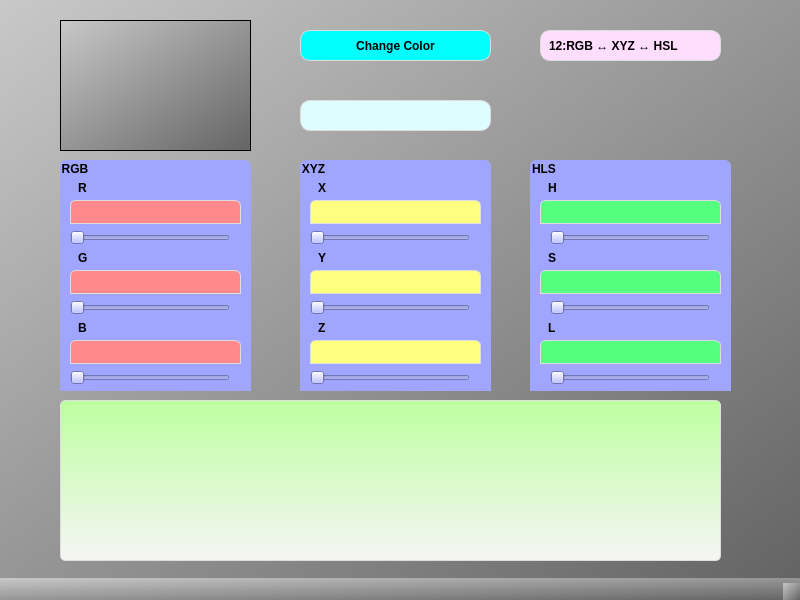
<?xml version="1.0" encoding="UTF-8"?>
<ui version="4.0">
 <class>MainWindow</class>
 <widget class="QMainWindow" name="MainWindow">
  <property name="geometry">
   <rect>
    <x>0</x>
    <y>0</y>
    <width>800</width>
    <height>600</height>
   </rect>
  </property>
  <property name="windowTitle">
   <string>MainWindow</string>
  </property>
  <property name="styleSheet">
   <string notr="true">QWidget {
    background: qlineargradient(spread:pad, x1:0, y1:0, x2:1, y2:1, stop:0 rgba(200, 200, 200, 255), stop:1 rgba(100, 100, 100, 255));
}
</string>
  </property>
  <widget class="QWidget" name="centralwidget">
   <widget class="QFrame" name="ColorFrame">
    <property name="geometry">
     <rect>
      <x>60</x>
      <y>20</y>
      <width>191</width>
      <height>131</height>
     </rect>
    </property>
    <property name="frameShape">
     <enum>QFrame::StyledPanel</enum>
    </property>
    <property name="frameShadow">
     <enum>QFrame::Raised</enum>
    </property>
   </widget>
   <widget class="QPushButton" name="ChangeColor">
    <property name="geometry">
     <rect>
      <x>300</x>
      <y>30</y>
      <width>191</width>
      <height>31</height>
     </rect>
    </property>
    <property name="styleSheet">
     <string notr="true">font-weight: bold;
   padding: 5px;
   background: #00ffff;
 border: 1px solid #dddddd;
border-radius: 10px;</string>
    </property>
    <property name="text">
     <string>Change Color</string>
    </property>
   </widget>
   <widget class="QLineEdit" name="ColorLineEdit">
    <property name="geometry">
     <rect>
      <x>300</x>
      <y>100</y>
      <width>191</width>
      <height>31</height>
     </rect>
    </property>
    <property name="styleSheet">
     <string notr="true">font-weight: bold;
padding: 5px;
background: #ddfdff;
border: 1px solid #dddddd;
border-radius: 10px;</string>
    </property>
   </widget>
   <widget class="QLabel" name="label">
    <property name="geometry">
     <rect>
      <x>540</x>
      <y>30</y>
      <width>181</width>
      <height>31</height>
     </rect>
    </property>
    <property name="styleSheet">
     <string notr="true">font-weight: bold;
padding: 5px;
background: #ffddfd;
border: 1px solid #dddddd;
border-radius: 10px;</string>
    </property>
    <property name="text">
     <string>12:RGB ↔ XYZ ↔ HSL</string>
    </property>
   </widget>
   <widget class="QGroupBox" name="groupBox">
    <property name="geometry">
     <rect>
      <x>60</x>
      <y>160</y>
      <width>191</width>
      <height>231</height>
     </rect>
    </property>
    <property name="styleSheet">
     <string notr="true">font-weight: bold;
    subcontrol-origin: margin;
    subcontrol-position: top center;
    padding: 0 5px;
    background: #a0a6ff;
    border-top-left-radius: 6px;
    border-top-right-radius: 6px;</string>
    </property>
    <property name="title">
     <string>RGB</string>
    </property>
    <widget class="QLineEdit" name="RLineEdit">
     <property name="geometry">
      <rect>
       <x>10</x>
       <y>40</y>
       <width>171</width>
       <height>24</height>
      </rect>
     </property>
     <property name="styleSheet">
      <string notr="true">font-weight: bold;
padding: 5px;
background: #ff898b;
border: 1px solid #dddddd;</string>
     </property>
    </widget>
    <widget class="QLineEdit" name="GLineEdit">
     <property name="geometry">
      <rect>
       <x>10</x>
       <y>110</y>
       <width>171</width>
       <height>24</height>
      </rect>
     </property>
     <property name="styleSheet">
      <string notr="true">font-weight: bold;
padding: 5px;
background: #ff898b;
border: 1px solid #dddddd;</string>
     </property>
    </widget>
    <widget class="QLineEdit" name="BLineEdit">
     <property name="geometry">
      <rect>
       <x>10</x>
       <y>180</y>
       <width>171</width>
       <height>24</height>
      </rect>
     </property>
     <property name="styleSheet">
      <string notr="true">font-weight: bold;
padding: 5px;
background: #ff898b;
border: 1px solid #dddddd;</string>
     </property>
    </widget>
    <widget class="QLabel" name="label_2">
     <property name="geometry">
      <rect>
       <x>10</x>
       <y>20</y>
       <width>171</width>
       <height>16</height>
      </rect>
     </property>
     <property name="text">
      <string>R</string>
     </property>
    </widget>
    <widget class="QLabel" name="label_3">
     <property name="geometry">
      <rect>
       <x>10</x>
       <y>90</y>
       <width>171</width>
       <height>16</height>
      </rect>
     </property>
     <property name="text">
      <string>G</string>
     </property>
    </widget>
    <widget class="QLabel" name="label_4">
     <property name="geometry">
      <rect>
       <x>10</x>
       <y>160</y>
       <width>171</width>
       <height>16</height>
      </rect>
     </property>
     <property name="text">
      <string>B</string>
     </property>
    </widget>
    <widget class="QSlider" name="RSlider">
     <property name="geometry">
      <rect>
       <x>10</x>
       <y>70</y>
       <width>160</width>
       <height>16</height>
      </rect>
     </property>
     <property name="orientation">
      <enum>Qt::Horizontal</enum>
     </property>
    </widget>
    <widget class="QSlider" name="GSlider">
     <property name="geometry">
      <rect>
       <x>10</x>
       <y>140</y>
       <width>160</width>
       <height>16</height>
      </rect>
     </property>
     <property name="orientation">
      <enum>Qt::Horizontal</enum>
     </property>
    </widget>
    <widget class="QSlider" name="BSlider">
     <property name="geometry">
      <rect>
       <x>10</x>
       <y>210</y>
       <width>160</width>
       <height>16</height>
      </rect>
     </property>
     <property name="orientation">
      <enum>Qt::Horizontal</enum>
     </property>
    </widget>
   </widget>
   <widget class="QGroupBox" name="groupBox_2">
    <property name="geometry">
     <rect>
      <x>300</x>
      <y>160</y>
      <width>191</width>
      <height>231</height>
     </rect>
    </property>
    <property name="styleSheet">
     <string notr="true">font-weight: bold;
    subcontrol-origin: margin;
    subcontrol-position: top center;
    padding: 0 5px;
    background: #a0a6ff;
    border-top-left-radius: 6px;
    border-top-right-radius: 6px;</string>
    </property>
    <property name="title">
     <string>XYZ</string>
    </property>
    <widget class="QLineEdit" name="XLineEdit">
     <property name="geometry">
      <rect>
       <x>10</x>
       <y>40</y>
       <width>171</width>
       <height>24</height>
      </rect>
     </property>
     <property name="styleSheet">
      <string notr="true">font-weight: bold;
padding: 5px;
background: #ffff7f;
border: 1px solid #dddddd;</string>
     </property>
    </widget>
    <widget class="QLineEdit" name="YLineEdit">
     <property name="geometry">
      <rect>
       <x>10</x>
       <y>110</y>
       <width>171</width>
       <height>24</height>
      </rect>
     </property>
     <property name="styleSheet">
      <string notr="true">font-weight: bold;
padding: 5px;
background: #ffff7f;
border: 1px solid #dddddd;</string>
     </property>
    </widget>
    <widget class="QLineEdit" name="ZLineEdit">
     <property name="geometry">
      <rect>
       <x>10</x>
       <y>180</y>
       <width>171</width>
       <height>24</height>
      </rect>
     </property>
     <property name="styleSheet">
      <string notr="true">font-weight: bold;
padding: 5px;
background: #ffff7f;
border: 1px solid #dddddd;</string>
     </property>
    </widget>
    <widget class="QLabel" name="Xlabel">
     <property name="geometry">
      <rect>
       <x>10</x>
       <y>20</y>
       <width>171</width>
       <height>16</height>
      </rect>
     </property>
     <property name="text">
      <string>X</string>
     </property>
    </widget>
    <widget class="QLabel" name="YLabel">
     <property name="geometry">
      <rect>
       <x>10</x>
       <y>90</y>
       <width>171</width>
       <height>16</height>
      </rect>
     </property>
     <property name="text">
      <string>Y</string>
     </property>
    </widget>
    <widget class="QLabel" name="ZLabel">
     <property name="geometry">
      <rect>
       <x>10</x>
       <y>160</y>
       <width>171</width>
       <height>16</height>
      </rect>
     </property>
     <property name="text">
      <string>Z</string>
     </property>
    </widget>
    <widget class="QSlider" name="XSlider">
     <property name="geometry">
      <rect>
       <x>10</x>
       <y>70</y>
       <width>160</width>
       <height>16</height>
      </rect>
     </property>
     <property name="orientation">
      <enum>Qt::Horizontal</enum>
     </property>
    </widget>
    <widget class="QSlider" name="YSlider">
     <property name="geometry">
      <rect>
       <x>10</x>
       <y>140</y>
       <width>160</width>
       <height>16</height>
      </rect>
     </property>
     <property name="orientation">
      <enum>Qt::Horizontal</enum>
     </property>
    </widget>
    <widget class="QSlider" name="ZSlider">
     <property name="geometry">
      <rect>
       <x>10</x>
       <y>210</y>
       <width>160</width>
       <height>16</height>
      </rect>
     </property>
     <property name="orientation">
      <enum>Qt::Horizontal</enum>
     </property>
    </widget>
   </widget>
   <widget class="QGroupBox" name="groupBox_3">
    <property name="geometry">
     <rect>
      <x>530</x>
      <y>160</y>
      <width>201</width>
      <height>231</height>
     </rect>
    </property>
    <property name="styleSheet">
     <string notr="true">font-weight: bold;
    subcontrol-origin: margin;
    subcontrol-position: top center;
    padding: 0 5px;
    background: #a0a6ff;
    border-top-left-radius: 6px;
    border-top-right-radius: 6px;</string>
    </property>
    <property name="title">
     <string>HLS</string>
    </property>
    <widget class="QLineEdit" name="HLineEdit">
     <property name="geometry">
      <rect>
       <x>10</x>
       <y>40</y>
       <width>181</width>
       <height>24</height>
      </rect>
     </property>
     <property name="styleSheet">
      <string notr="true">font-weight: bold;
padding: 5px;
background: #55ff7f;
border: 1px solid #dddddd;</string>
     </property>
    </widget>
    <widget class="QLineEdit" name="SLineEdit">
     <property name="geometry">
      <rect>
       <x>10</x>
       <y>110</y>
       <width>181</width>
       <height>24</height>
      </rect>
     </property>
     <property name="styleSheet">
      <string notr="true">font-weight: bold;
padding: 5px;
background: #55ff7f;
border: 1px solid #dddddd;</string>
     </property>
    </widget>
    <widget class="QLineEdit" name="LLineEdit">
     <property name="geometry">
      <rect>
       <x>10</x>
       <y>180</y>
       <width>181</width>
       <height>24</height>
      </rect>
     </property>
     <property name="styleSheet">
      <string notr="true">font-weight: bold;
padding: 5px;
background: #55ff7f;
border: 1px solid #dddddd;</string>
     </property>
    </widget>
    <widget class="QLabel" name="HLabel">
     <property name="geometry">
      <rect>
       <x>10</x>
       <y>20</y>
       <width>181</width>
       <height>16</height>
      </rect>
     </property>
     <property name="text">
      <string>H</string>
     </property>
    </widget>
    <widget class="QLabel" name="LLabel">
     <property name="geometry">
      <rect>
       <x>10</x>
       <y>90</y>
       <width>181</width>
       <height>16</height>
      </rect>
     </property>
     <property name="text">
      <string>S</string>
     </property>
    </widget>
    <widget class="QLabel" name="SLabel">
     <property name="geometry">
      <rect>
       <x>10</x>
       <y>160</y>
       <width>181</width>
       <height>16</height>
      </rect>
     </property>
     <property name="text">
      <string>L</string>
     </property>
    </widget>
    <widget class="QSlider" name="HSlider">
     <property name="geometry">
      <rect>
       <x>20</x>
       <y>70</y>
       <width>160</width>
       <height>16</height>
      </rect>
     </property>
     <property name="orientation">
      <enum>Qt::Horizontal</enum>
     </property>
    </widget>
    <widget class="QSlider" name="SSlider">
     <property name="geometry">
      <rect>
       <x>20</x>
       <y>140</y>
       <width>160</width>
       <height>16</height>
      </rect>
     </property>
     <property name="orientation">
      <enum>Qt::Horizontal</enum>
     </property>
    </widget>
    <widget class="QSlider" name="LSlider">
     <property name="geometry">
      <rect>
       <x>20</x>
       <y>210</y>
       <width>160</width>
       <height>16</height>
      </rect>
     </property>
     <property name="orientation">
      <enum>Qt::Horizontal</enum>
     </property>
    </widget>
   </widget>
   <widget class="QLabel" name="ErrorsLine">
    <property name="geometry">
     <rect>
      <x>60</x>
      <y>400</y>
      <width>661</width>
      <height>161</height>
     </rect>
    </property>
    <property name="styleSheet">
     <string notr="true">font-family: Arial, sans-serif;
    font-size: 14px;
    padding: 5px;
    background: qlineargradient(x1:0, y1:0, x2:0, y2:1, stop:0 #beffa0, stop:1 #f5f5f5);
    border: 1px solid #dddddd;
    border-radius: 5px;
    color: #333333;</string>
    </property>
    <property name="text">
     <string/>
    </property>
   </widget>
  </widget>
  <widget class="QMenuBar" name="menubar">
   <property name="geometry">
    <rect>
     <x>0</x>
     <y>0</y>
     <width>800</width>
     <height>21</height>
    </rect>
   </property>
  </widget>
  <widget class="QStatusBar" name="statusbar"/>
 </widget>
 <resources/>
 <connections/>
</ui>
